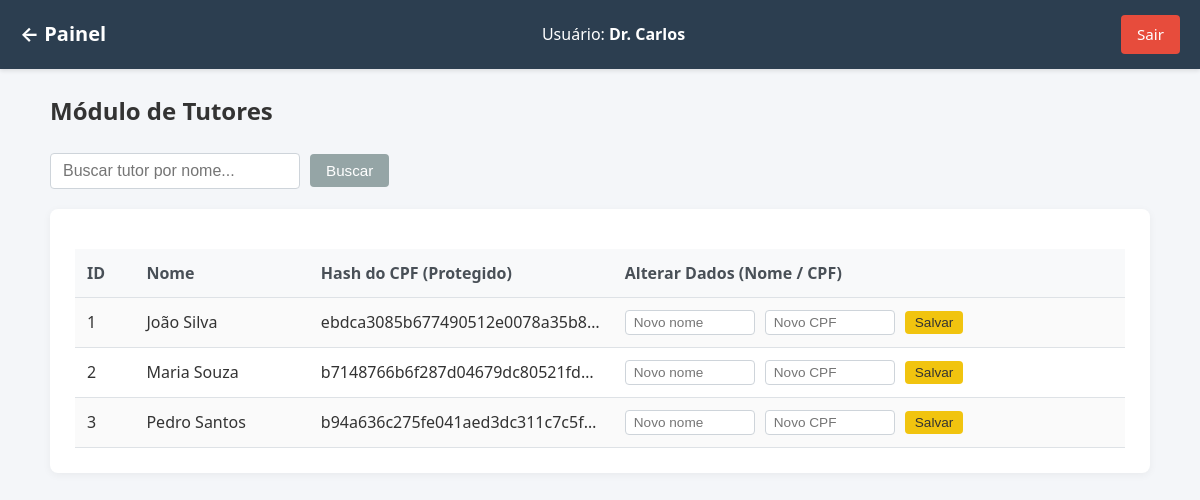
/tutores (signed in), run on an earlier commit of the app's database.
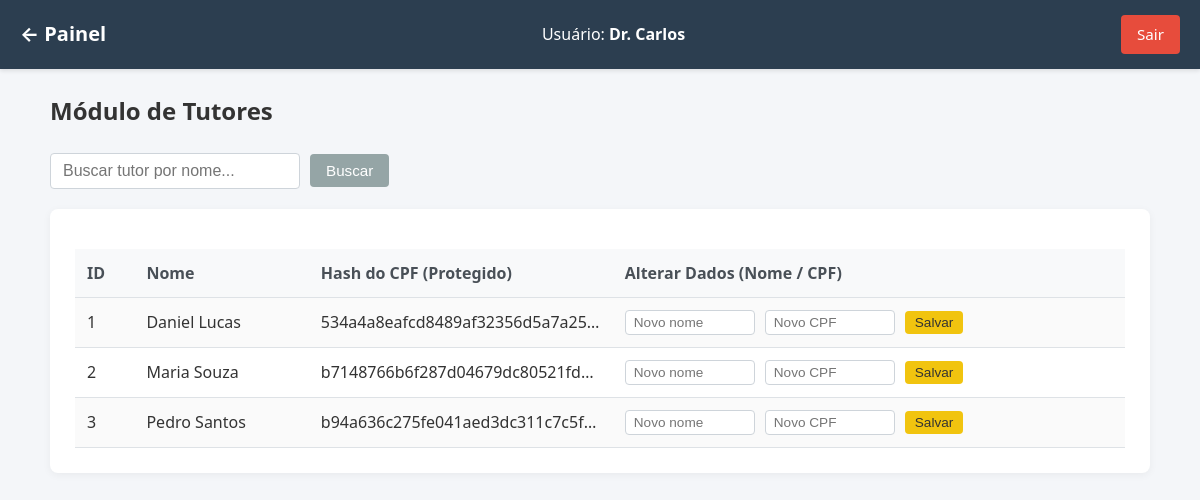
And on a later commit of the database.
### app.py (models this page shows)
class Tutor(db.Model):
    id = db.Column(db.Integer, primary_key=True)
    nome = db.Column(db.String(100), nullable=False)
    cpf_criptografado = db.Column(db.String(64), nullable=False)
    pets = db.relationship('Pet', backref='tutor', lazy=True)

### app.py (the view)
@app.route('/tutores', methods=['GET', 'POST'])
def tutores():
    if 'user_id' not in session:
        return redirect(url_for('login'))
    termo_busca = request.args.get('busca', '')
    if termo_busca:
        lista_tutores = Tutor.query.filter(Tutor.nome.contains(termo_busca)).all()
    else:
        lista_tutores = Tutor.query.all()
    return render_template('tutores.html', tutores=lista_tutores, busca=termo_busca)

### templates/tutores.html (shortened to what this page needs)
<!DOCTYPE html>
<html lang="pt-br">
<head>
    <link rel="stylesheet" href="{{ url_for('static', filename='style.css') }}">
</head>
<body>
    <nav class="navbar">
        <a href="{{ url_for('dashboard') }}" class="navbar-brand">← Painel</a>
        <span>Usuário: <strong>{{ session['user_nome'] }}</strong></span>
        <a href="{{ url_for('logout') }}" class="btn btn-danger">Sair</a>
    </nav>
    <div class="container mt-4">
        <h2>Módulo de Tutores</h2>
        <form method="GET" class="form-inline mt-4">
            <input type="text" name="busca" class="form-control" style="width: auto; min-width: 250px;" placeholder="Buscar tutor por nome..." value="{{ busca }}">
            <button type="submit" class="btn btn-secondary">Buscar</button>
        </form>
        <div class="table-container">
            <table class="table table-striped">
                <thead>
                    <tr>
                        <th>ID</th>
                        <th>Nome</th>
                        <th>Hash do CPF (Protegido)</th>
                        <th>Alterar Dados (Nome / CPF)</th>
                    </tr>
                </thead>
                <tbody>
                    {% for tutor in tutores %}
                    <tr>
                        <td>{{ tutor.id }}</td>
                        <td>{{ tutor.nome }}</td>
                        <td class="text-truncate">{{ tutor.cpf_criptografado }}</td>
                        <td>
                            <form action="{{ url_for('editar_tutor', id=tutor.id) }}" method="POST" class="form-inline">
                                <input type="text" name="nome" placeholder="Novo nome" class="form-control" style="padding: 4px 8px; font-size: 0.85rem; width: 130px;">
                                <input type="text" name="cpf" placeholder="Novo CPF" class="form-control" style="padding: 4px 8px; font-size: 0.85rem; width: 130px;">
                                <button type="submit" class="btn btn-warning" style="padding: 4px 10px; font-size: 0.85rem;">Salvar</button>
                            </form>
                        </td>
                    </tr>
                    {% endfor %}
                </tbody>
            </table>
        </div>
    </div>
</body>
</html>

What changed in the data, as far as the page shows it:
changed Tutor id 1: nome "João Silva" → "Daniel Lucas"; cpf_criptografado "ebdca3085b677490512e0078a35b8…" → "534a4a8eafcd8489af32356d5a7a25…"
